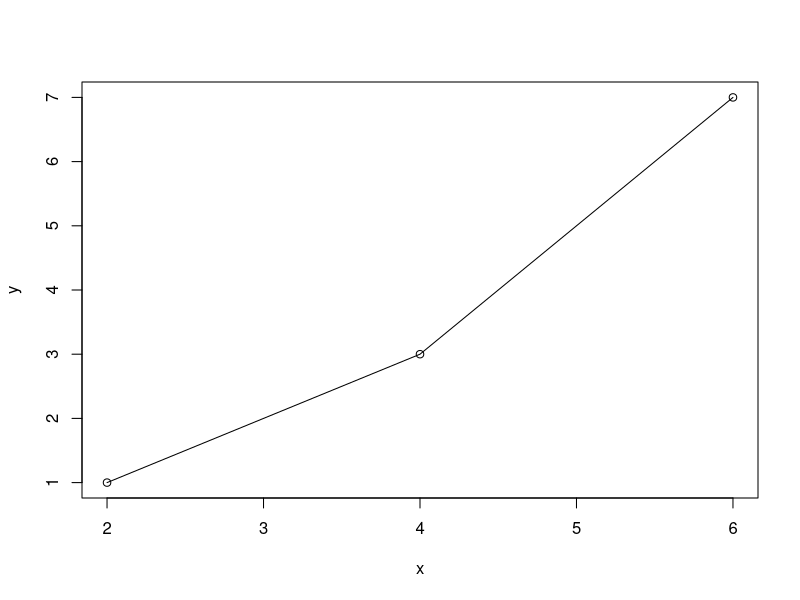

The R script that drew this image:
## ---- chunk 1
knitr::opts_chunk$set(
    echo = TRUE, # show all code
    tidy = FALSE, # cleaner code printing
    size = "small", # smaller code
    
    fig.path = "figures/", #graphics location
    out.width = "100%",

    message = FALSE,
    warning = FALSE
    )

#create a colour pallete for our analysis
col_1 <- "#00AFBB"
col_2 <- "#E69F00"
col_3 <- "blueviolet"
#colour-blind friendly red/green
col_red <- "#DC3220"
col_green <- "#40B0A6"
## ---- chunk 2

x <- c(2,4,6)
y <- c(1,3,7)
plot(y~x)
lines(x,y)

